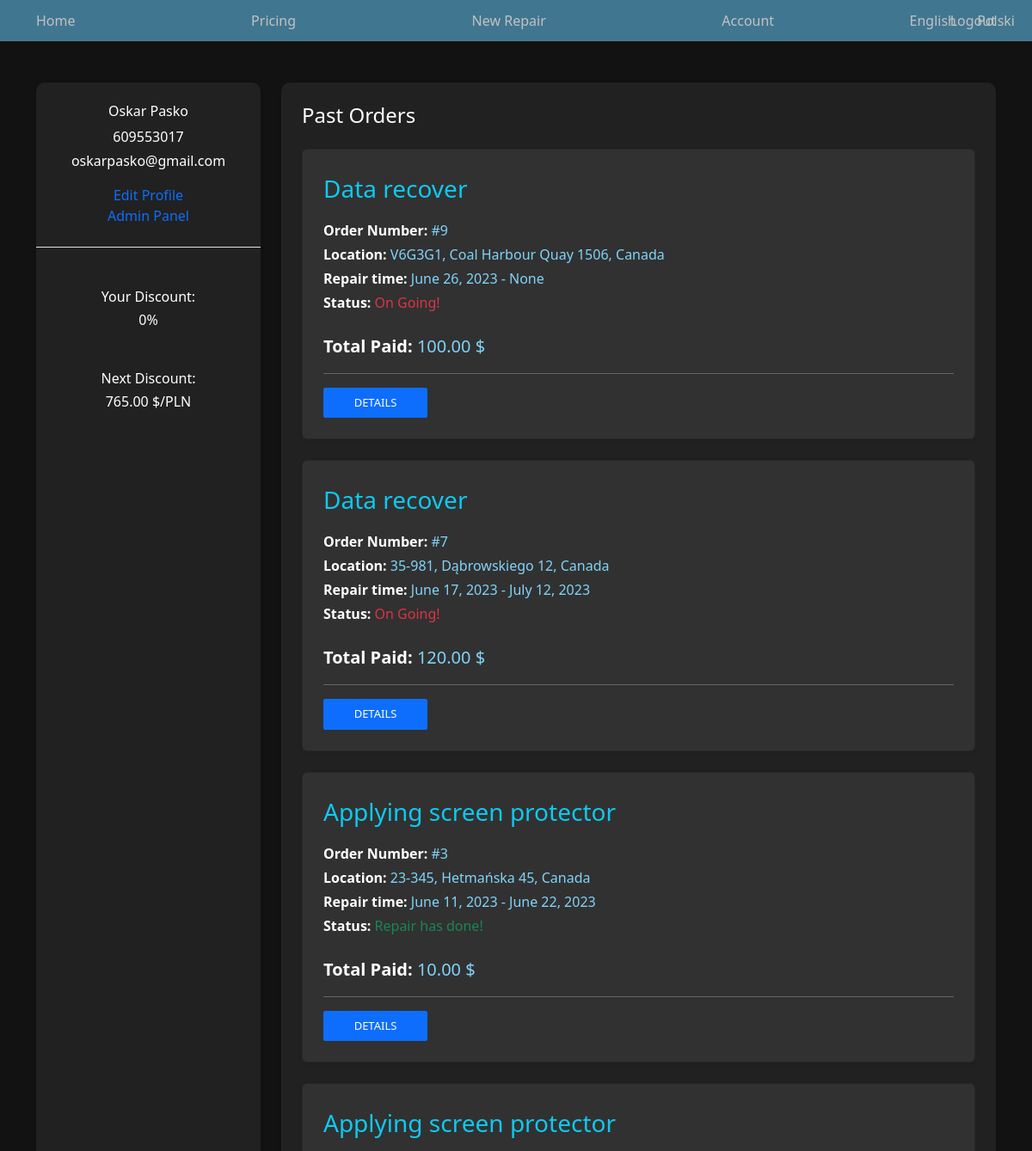
/en/record/user/ (signed in, upper part), run on an earlier commit of the app's database.
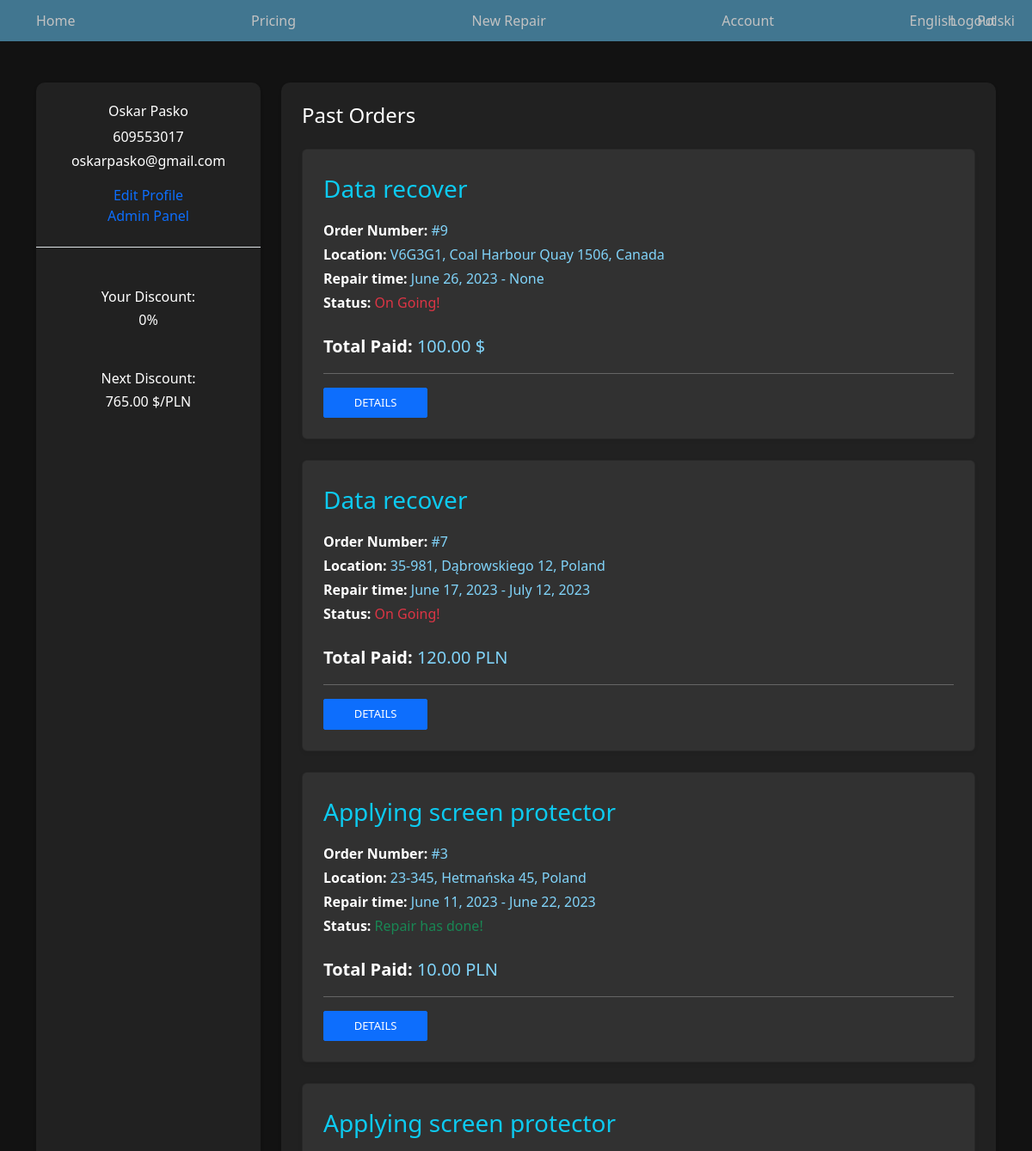
And on a later commit of the database.
### record/models.py (models this page shows, shortened)
class Record(models.Model):
    id = models.AutoField(primary_key=True, unique=True, blank=False, null=False)
    start_date = models.DateField(blank=False, null=False)
    deadline = models.DateField(blank=True, null=True, default=None)
    price = models.DecimalField(max_digits=7, decimal_places=2, blank=False, null=False)
    client = models.ForeignKey(settings.AUTH_USER_MODEL, on_delete=models.PROTECT, default='')
    service = models.ForeignKey(Service, on_delete=models.PROTECT, blank=False, null=False)
    location = models.ForeignKey(Location, on_delete=models.PROTECT, blank=False, null=False)
    class Meta:
        verbose_name_plural = "Record"
    @property
    def status(self):
        if self.deadline == None:
            return False
        return date.today() > self.deadline

class Location(models.Model):
    id = models.AutoField(primary_key=True, unique=True, blank=False, null=False)
    country = models.CharField(max_length=255, blank=False, null=False, default="Canada")
    city = models.CharField(max_length=255, blank=False, null=False, default="Vancouver")
    street = models.CharField(max_length=255, blank=False, null=False)
    number = models.CharField(max_length=5, blank=False, null=False)
    postcode = models.CharField(max_length=6, blank=False, null=False)
    phone = models.CharField(max_length=9, blank=False, null=False, unique=True)
    class Meta:
        verbose_name_plural = "Location"
    def __str__(self):
        return f'{self.postcode}, {self.street} {self.number}, {self.country}'

class Service(models.Model):
    id = models.AutoField(primary_key=True, unique=True, blank=False, null=False)
    name = models.CharField(max_length=50, blank=False, null=False)
    price = models.DecimalField(max_digits=7, decimal_places=2)
    class Meta:
        verbose_name_plural = "Service"

### record/views.py (the view)
# urls.py: path("user/", views.user, name="user"),
@login_required
def user(request):
    current_client = request.user
    client = Client.objects.get(email=current_client.email)
    records = Record.objects.filter(client=current_client.email).order_by('-start_date')
    discount = Record.objects.filter(client=current_client.email).aggregate(Sum('price'))
    if discount['price__sum'] < 1000:
        to_discount = round(Decimal(1000) - discount['price__sum'], 2)
    elif discount['price__sum'] >= Decimal(1000) and discount['price__sum'] < Decimal(2000):
        to_discount = round(Decimal(2000) - discount['price__sum'], 2)
    elif discount['price__sum'] >= Decimal(2000) and discount['price__sum'] < Decimal(3000):
        to_discount = round(Decimal(3000) - discount['price__sum'], )
    elif discount['price__sum'] >= Decimal(3000) and discount['price__sum'] < Decimal(4000):
        to_discount = round(Decimal(4000) - discount['price__sum'], 2)
    else:
        to_discount = False
    return render(request, 'record/user.html', {'client':client, 'records':records, 'discount':discount, 'to_discount':to_discount})

### record/templates/record/user.html (shortened to what the changed rows need)
{% extends 'base.html' %}
{%load static %}
{% block css_styles %}
<link rel="stylesheet" href="{% static 'record/user_styles.css' %}">
{% endblock css_styles %}
{% block content %}
<div class="container mt-5 ">
    <div class="row">
        <div class="col-md-9">
            <div class="account-page-right shadow-sm p-4 h-100">
                <div class="tab-content" id="myTabContent">
                    <div class="tab-pane  fade  active show" id="orders" role="tabpanel" aria-labelledby="orders-tab">
                                {% for record in records %}
                                    <div class=" card mb-4 order-list shadow-sm">
                                        <div class="gold-members p-4">
                                            <div class="media">
                                                <div class="media-body">
                                                    <span class="float-right text-info fs-3">{{ record.service.name }}</span>
                                                    <p class="text-gray mt-3 mb-1"><span class="fw-bold"> Order Number:</span> <span class="data-info">#{{ record.id }}</span></p>
                                                    <p class="text-gray mb-1"><span class="fw-bold">Location:</span> <span class="data-info">{{ record.location}}</span></p>
                                                    <p class="text-dark mb-1"><span class="fw-bold">Repair time:</span> <span class="data-info">{{ record.start_date }} - {{ record.deadline }}</span></p>
                                                    <p class="text-dark"><span class="fw-bold">Status:</span>
                                                        {% if record.status %}
                                                            <span class="text-success">Repair has done!</span>
                                                        {% else %}
                                                            <span class="text-danger">On Going!</span>
                                                        {% endif %}
                                                    </p>
                                                    <p class="mb-0 text-black text-primary pt-2 fs-5"><span class="text-black font-weight-bold"><span class="fw-bold">Total Paid: </span></span><span class="data-info">{{ record.price }}
                                                        {% if record.location.country == "Poland" %}
                                                            PLN
                                                        {% else %}
                                                            &dollar;
                                                         {% endif %}
                                                    </span></p>
                                                    <hr>
                                                    <div class="float-right">
                                                        <a class="btn btn-sm btn-primary" href="#"> DETAILS</a>
                                                    </div>
                                                </div>
                                            </div>
                                        </div>
                                    </div>
                                {% endfor %}
                    </div>
                </div>
            </div>
        </div>
    </div>
</div>
{% endblock content%}

What changed in the data, as far as the page shows it:
changed through a linked row, Record id 7: location "35-981, Dąbrowskiego 12, Canada" → "35-981, Dąbrowskiego 12, Poland"; text "$" → "PLN"
changed through a linked row, Record id 3: location "23-345, Hetmańska 45, Canada" → "23-345, Hetmańska 45, Poland"; text "$" → "PLN"
